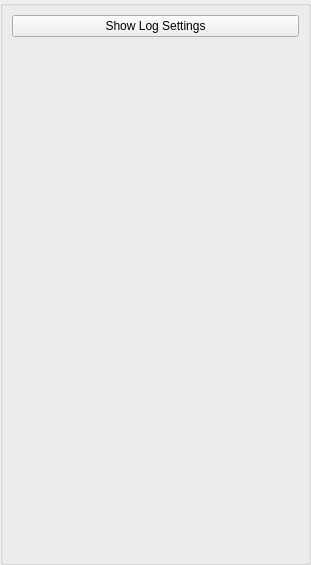
<?xml version="1.0" encoding="UTF-8"?>
<ui version="4.0">
 <class>AppletLogViewWidget</class>
 <widget class="QWidget" name="AppletLogViewWidget">
  <property name="geometry">
   <rect>
    <x>0</x>
    <y>0</y>
    <width>311</width>
    <height>565</height>
   </rect>
  </property>
  <property name="windowTitle">
   <string>Log Settings</string>
  </property>
  <layout class="QGridLayout" name="gridLayout">
   <property name="leftMargin">
    <number>0</number>
   </property>
   <property name="topMargin">
    <number>0</number>
   </property>
   <property name="rightMargin">
    <number>0</number>
   </property>
   <property name="bottomMargin">
    <number>0</number>
   </property>
   <property name="spacing">
    <number>0</number>
   </property>
   <item row="0" column="0">
    <widget class="QGroupBox" name="DialogItemsGroupBox">
     <property name="title">
      <string/>
     </property>
     <layout class="QVBoxLayout" name="verticalLayout">
      <item>
       <widget class="QPushButton" name="m_LogSettingsPushButton">
        <property name="text">
         <string>Show Log Settings</string>
        </property>
       </widget>
      </item>
      <item>
       <widget class="LogWidget" name="m_LogWidget" native="true"/>
      </item>
     </layout>
    </widget>
   </item>
  </layout>
 </widget>
 <customwidgets>
  <customwidget>
   <class>LogWidget</class>
   <extends>QWidget</extends>
   <header>LogWidget.h</header>
   <container>1</container>
  </customwidget>
 </customwidgets>
 <resources/>
 <connections/>
</ui>
